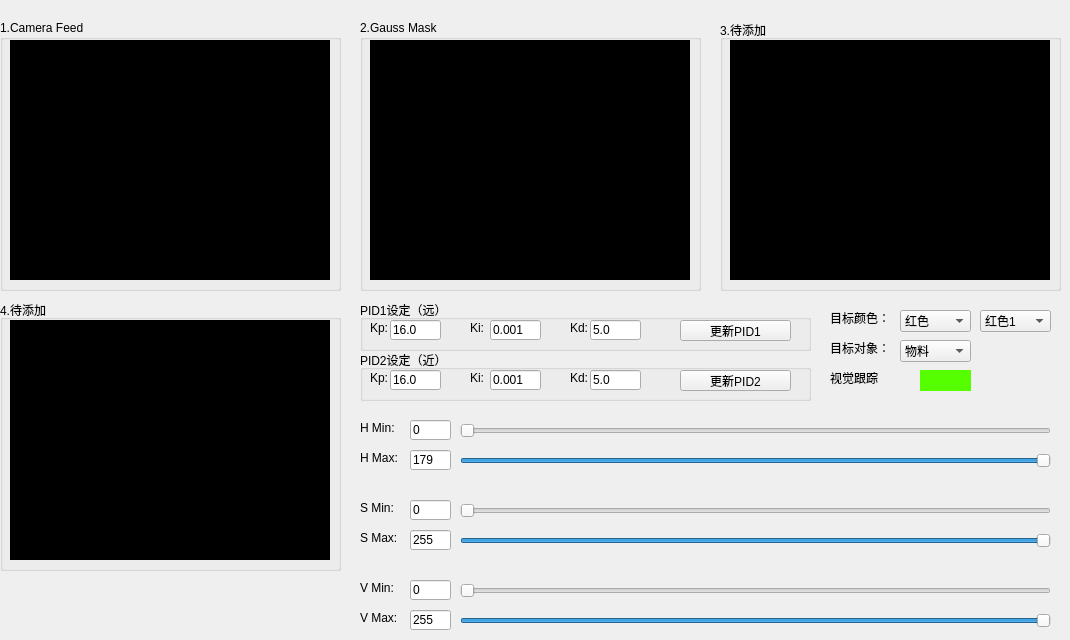
        <widget class="QWidget" name="tab_2">
         <property name="autoFillBackground">
          <bool>true</bool>
         </property>
         <attribute name="title">
          <string>视觉界面</string>
         </attribute>
         <widget class="QGroupBox" name="groupBox_6">
          <property name="geometry">
           <rect>
            <x>0</x>
            <y>20</y>
            <width>341</width>
            <height>271</height>
           </rect>
          </property>
          <property name="title">
           <string>1.Camera Feed</string>
          </property>
          <widget class="QLabel" name="frameLabel">
           <property name="geometry">
            <rect>
             <x>10</x>
             <y>20</y>
             <width>320</width>
             <height>240</height>
            </rect>
           </property>
           <property name="sizePolicy">
            <sizepolicy hsizetype="Fixed" vsizetype="Fixed">
             <horstretch>0</horstretch>
             <verstretch>0</verstretch>
            </sizepolicy>
           </property>
           <property name="minimumSize">
            <size>
             <width>320</width>
             <height>240</height>
            </size>
           </property>
           <property name="styleSheet">
            <string notr="true">background-color: rgb(0, 0, 0);</string>
           </property>
           <property name="text">
            <string/>
           </property>
          </widget>
         </widget>
         <widget class="QGroupBox" name="groupBox_7">
          <property name="geometry">
           <rect>
            <x>360</x>
            <y>20</y>
            <width>341</width>
            <height>271</height>
           </rect>
          </property>
          <property name="title">
           <string>2.Gauss Mask</string>
          </property>
          <widget class="QLabel" name="frameLabel_2">
           <property name="geometry">
            <rect>
             <x>10</x>
             <y>20</y>
             <width>320</width>
             <height>240</height>
            </rect>
           </property>
           <property name="sizePolicy">
            <sizepolicy hsizetype="Fixed" vsizetype="Fixed">
             <horstretch>0</horstretch>
             <verstretch>0</verstretch>
            </sizepolicy>
           </property>
           <property name="minimumSize">
            <size>
             <width>320</width>
             <height>240</height>
            </size>
           </property>
           <property name="styleSheet">
            <string notr="true">background-color: rgb(0, 0, 0);</string>
           </property>
           <property name="text">
            <string/>
           </property>
          </widget>
         </widget>
         <widget class="QGroupBox" name="groupBox_8">
          <property name="geometry">
           <rect>
            <x>720</x>
            <y>20</y>
            <width>341</width>
            <height>271</height>
           </rect>
          </property>
          <property name="title">
           <string>3.待添加</string>
          </property>
          <widget class="QLabel" name="frameLabel_3">
           <property name="geometry">
            <rect>
             <x>10</x>
             <y>20</y>
             <width>320</width>
             <height>240</height>
            </rect>
           </property>
           <property name="sizePolicy">
            <sizepolicy hsizetype="Fixed" vsizetype="Fixed">
             <horstretch>0</horstretch>
             <verstretch>0</verstretch>
            </sizepolicy>
           </property>
           <property name="minimumSize">
            <size>
             <width>320</width>
             <height>240</height>
            </size>
           </property>
           <property name="styleSheet">
            <string notr="true">background-color: rgb(0, 0, 0);</string>
           </property>
           <property name="text">
            <string/>
           </property>
          </widget>
         </widget>
         <widget class="QGroupBox" name="groupBox_9">
          <property name="geometry">
           <rect>
            <x>0</x>
            <y>300</y>
            <width>341</width>
            <height>271</height>
           </rect>
          </property>
          <property name="title">
           <string>4.待添加</string>
          </property>
          <widget class="QLabel" name="frameLabel_4">
           <property name="geometry">
            <rect>
             <x>10</x>
             <y>20</y>
             <width>320</width>
             <height>240</height>
            </rect>
           </property>
           <property name="sizePolicy">
            <sizepolicy hsizetype="Fixed" vsizetype="Fixed">
             <horstretch>0</horstretch>
             <verstretch>0</verstretch>
            </sizepolicy>
           </property>
           <property name="minimumSize">
            <size>
             <width>320</width>
             <height>240</height>
            </size>
           </property>
           <property name="styleSheet">
            <string notr="true">background-color: rgb(0, 0, 0);</string>
           </property>
           <property name="text">
            <string/>
           </property>
          </widget>
         </widget>
         <widget class="QGroupBox" name="groupBox_10">
          <property name="geometry">
           <rect>
            <x>360</x>
            <y>300</y>
            <width>451</width>
            <height>51</height>
           </rect>
          </property>
          <property name="title">
           <string>PID1设定（远）</string>
          </property>
          <widget class="QLabel" name="label_46">
           <property name="geometry">
            <rect>
             <x>10</x>
             <y>20</y>
             <width>21</width>
             <height>16</height>
            </rect>
           </property>
           <property name="text">
            <string>Kp:</string>
           </property>
          </widget>
          <widget class="QLineEdit" name="lineEdit_15">
           <property name="geometry">
            <rect>
             <x>30</x>
             <y>20</y>
             <width>51</width>
             <height>20</height>
            </rect>
           </property>
           <property name="text">
            <string>16.0</string>
           </property>
          </widget>
          <widget class="QLineEdit" name="lineEdit_16">
           <property name="geometry">
            <rect>
             <x>130</x>
             <y>20</y>
             <width>51</width>
             <height>20</height>
            </rect>
           </property>
           <property name="text">
            <string>0.001</string>
           </property>
          </widget>
          <widget class="QLabel" name="label_47">
           <property name="geometry">
            <rect>
             <x>110</x>
             <y>20</y>
             <width>21</width>
             <height>16</height>
            </rect>
           </property>
           <property name="text">
            <string>Ki:</string>
           </property>
          </widget>
          <widget class="QLineEdit" name="lineEdit_17">
           <property name="geometry">
            <rect>
             <x>230</x>
             <y>20</y>
             <width>51</width>
             <height>20</height>
            </rect>
           </property>
           <property name="text">
            <string>5.0</string>
           </property>
          </widget>
          <widget class="QLabel" name="label_48">
           <property name="geometry">
            <rect>
             <x>210</x>
             <y>20</y>
             <width>21</width>
             <height>16</height>
            </rect>
           </property>
           <property name="text">
            <string>Kd:</string>
           </property>
          </widget>
          <widget class="QPushButton" name="pushButton_12">
           <property name="geometry">
            <rect>
             <x>320</x>
             <y>20</y>
             <width>111</width>
             <height>21</height>
            </rect>
           </property>
           <property name="text">
            <string>更新PID1</string>
           </property>
          </widget>
         </widget>
         <widget class="QLabel" name="label_52">
          <property name="geometry">
           <rect>
            <x>830</x>
            <y>310</y>
            <width>61</width>
            <height>16</height>
           </rect>
          </property>
          <property name="text">
           <string>目标颜色：</string>
          </property>
         </widget>
         <widget class="QComboBox" name="comboBox_7">
          <property name="enabled">
           <bool>true</bool>
          </property>
          <property name="geometry">
           <rect>
            <x>900</x>
            <y>310</y>
            <width>71</width>
            <height>22</height>
           </rect>
          </property>
          <property name="editable">
           <bool>false</bool>
          </property>
          <item>
           <property name="text">
            <string>红色</string>
           </property>
          </item>
          <item>
           <property name="text">
            <string>绿色</string>
           </property>
          </item>
          <item>
           <property name="text">
            <string>蓝色</string>
           </property>
          </item>
         </widget>
         <widget class="QComboBox" name="comboBox_8">
          <property name="geometry">
           <rect>
            <x>900</x>
            <y>340</y>
            <width>71</width>
            <height>22</height>
           </rect>
          </property>
          <item>
           <property name="text">
            <string>物料</string>
           </property>
          </item>
          <item>
           <property name="text">
            <string>色环</string>
           </property>
          </item>
         </widget>
         <widget class="QLabel" name="label_53">
          <property name="geometry">
           <rect>
            <x>830</x>
            <y>340</y>
            <width>61</width>
            <height>16</height>
           </rect>
          </property>
          <property name="text">
           <string>目标对象：</string>
          </property>
         </widget>
         <widget class="QLabel" name="label_54">
          <property name="geometry">
           <rect>
            <x>830</x>
            <y>370</y>
            <width>54</width>
            <height>16</height>
           </rect>
          </property>
          <property name="text">
           <string>视觉跟踪</string>
          </property>
         </widget>
         <widget class="QSwitchButton" name="widget_9" native="true">
          <property name="geometry">
           <rect>
            <x>920</x>
            <y>370</y>
            <width>51</width>
            <height>21</height>
           </rect>
          </property>
          <property name="styleSheet">
           <string notr="true">background-color: rgb(85, 255, 0);</string>
          </property>
         </widget>
         <widget class="QGroupBox" name="groupBox_11">
          <property name="geometry">
           <rect>
            <x>360</x>
            <y>350</y>
            <width>451</width>
            <height>51</height>
           </rect>
          </property>
          <property name="title">
           <string>PID2设定（近）</string>
          </property>
          <widget class="QLabel" name="label_49">
           <property name="geometry">
            <rect>
             <x>10</x>
             <y>20</y>
             <width>21</width>
             <height>16</height>
            </rect>
           </property>
           <property name="text">
            <string>Kp:</string>
           </property>
          </widget>
          <widget class="QLineEdit" name="lineEdit_18">
           <property name="geometry">
            <rect>
             <x>30</x>
             <y>20</y>
             <width>51</width>
             <height>20</height>
            </rect>
           </property>
           <property name="text">
            <string>16.0</string>
           </property>
          </widget>
          <widget class="QLineEdit" name="lineEdit_19">
           <property name="geometry">
            <rect>
             <x>130</x>
             <y>20</y>
             <width>51</width>
             <height>20</height>
            </rect>
           </property>
           <property name="text">
            <string>0.001</string>
           </property>
          </widget>
          <widget class="QLabel" name="label_50">
           <property name="geometry">
            <rect>
             <x>110</x>
             <y>20</y>
             <width>21</width>
             <height>16</height>
            </rect>
           </property>
           <property name="text">
            <string>Ki:</string>
           </property>
          </widget>
          <widget class="QLineEdit" name="lineEdit_20">
           <property name="geometry">
            <rect>
             <x>230</x>
             <y>20</y>
             <width>51</width>
             <height>20</height>
            </rect>
           </property>
           <property name="text">
            <string>5.0</string>
           </property>
          </widget>
          <widget class="QLabel" name="label_51">
           <property name="geometry">
            <rect>
             <x>210</x>
             <y>20</y>
             <width>21</width>
             <height>16</height>
            </rect>
           </property>
           <property name="text">
            <string>Kd:</string>
           </property>
          </widget>
          <widget class="QPushButton" name="pushButton_13">
           <property name="geometry">
            <rect>
             <x>320</x>
             <y>20</y>
             <width>111</width>
             <height>21</height>
            </rect>
           </property>
           <property name="text">
            <string>更新PID2</string>
           </property>
          </widget>
         </widget>
         <widget class="QSlider" name="horizontalSlider_7">
          <property name="geometry">
           <rect>
            <x>460</x>
            <y>420</y>
            <width>591</width>
            <height>21</height>
           </rect>
          </property>
          <property name="maximum">
           <number>179</number>
          </property>
          <property name="orientation">
           <enum>Qt::Orientation::Horizontal</enum>
          </property>
         </widget>
         <widget class="QComboBox" name="comboBox_9">
          <property name="enabled">
           <bool>true</bool>
          </property>
          <property name="geometry">
           <rect>
            <x>980</x>
            <y>310</y>
            <width>71</width>
            <height>22</height>
           </rect>
          </property>
          <property name="editable">
           <bool>false</bool>
          </property>
          <item>
           <property name="text">
            <string>红色1</string>
           </property>
          </item>
          <item>
           <property name="text">
            <string>红色2</string>
           </property>
          </item>
         </widget>
         <widget class="QLabel" name="label_55">
          <property name="geometry">
           <rect>
            <x>360</x>
            <y>420</y>
            <width>41</width>
            <height>16</height>
           </rect>
          </property>
          <property name="text">
           <string>H Min:</string>
          </property>
         </widget>
         <widget class="QLineEdit" name="lineEdit_21">
          <property name="geometry">
           <rect>
            <x>410</x>
            <y>420</y>
            <width>41</width>
            <height>20</height>
           </rect>
          </property>
          <property name="text">
           <string>0</string>
          </property>
         </widget>
         <widget class="QSlider" name="horizontalSlider_8">
          <property name="geometry">
           <rect>
            <x>460</x>
            <y>450</y>
            <width>591</width>
            <height>21</height>
           </rect>
          </property>
          <property name="maximum">
           <number>179</number>
          </property>
          <property name="value">
           <number>179</number>
          </property>
          <property name="orientation">
           <enum>Qt::Orientation::Horizontal</enum>
          </property>
         </widget>
         <widget class="QLabel" name="label_56">
          <property name="geometry">
           <rect>
            <x>360</x>
            <y>450</y>
            <width>41</width>
            <height>16</height>
           </rect>
          </property>
          <property name="text">
           <string>H Max:</string>
          </property>
         </widget>
         <widget class="QLineEdit" name="lineEdit_22">
          <property name="geometry">
           <rect>
            <x>410</x>
            <y>450</y>
            <width>41</width>
            <height>20</height>
           </rect>
          </property>
          <property name="text">
           <string>179</string>
          </property>
         </widget>
         <widget class="QSlider" name="horizontalSlider_9">
          <property name="geometry">
           <rect>
            <x>460</x>
            <y>500</y>
            <width>591</width>
            <height>21</height>
           </rect>
          </property>
          <property name="maximum">
           <number>255</number>
          </property>
          <property name="orientation">
           <enum>Qt::Orientation::Horizontal</enum>
          </property>
         </widget>
         <widget class="QLabel" name="label_57">
          <property name="geometry">
           <rect>
            <x>360</x>
            <y>500</y>
            <width>41</width>
            <height>16</height>
           </rect>
          </property>
          <property name="text">
           <string>S Min:</string>
          </property>
         </widget>
         <widget class="QLineEdit" name="lineEdit_23">
          <property name="geometry">
           <rect>
            <x>410</x>
            <y>500</y>
            <width>41</width>
            <height>20</height>
           </rect>
          </property>
          <property name="text">
           <string>0</string>
          </property>
         </widget>
         <widget class="QSlider" name="horizontalSlider_10">
          <property name="geometry">
           <rect>
            <x>460</x>
            <y>530</y>
            <width>591</width>
            <height>21</height>
           </rect>
          </property>
          <property name="maximum">
           <number>255</number>
          </property>
          <property name="value">
           <number>255</number>
          </property>
          <property name="orientation">
           <enum>Qt::Orientation::Horizontal</enum>
          </property>
         </widget>
         <widget class="QLineEdit" name="lineEdit_24">
          <property name="geometry">
           <rect>
            <x>410</x>
            <y>530</y>
            <width>41</width>
            <height>20</height>
           </rect>
          </property>
          <property name="text">
           <string>255</string>
          </property>
         </widget>
         <widget class="QLabel" name="label_58">
          <property name="geometry">
           <rect>
            <x>360</x>
            <y>530</y>
            <width>41</width>
            <height>16</height>
           </rect>
          </property>
          <property name="text">
           <string>S Max:</string>
          </property>
         </widget>
         <widget class="QSlider" name="horizontalSlider_11">
          <property name="geometry">
           <rect>
            <x>460</x>
            <y>580</y>
            <width>591</width>
            <height>21</height>
           </rect>
          </property>
          <property name="maximum">
           <number>255</number>
          </property>
          <property name="orientation">
           <enum>Qt::Orientation::Horizontal</enum>
          </property>
         </widget>
         <widget class="QLineEdit" name="lineEdit_25">
          <property name="geometry">
           <rect>
            <x>410</x>
            <y>580</y>
            <width>41</width>
            <height>20</height>
           </rect>
          </property>
          <property name="text">
           <string>0</string>
          </property>
         </widget>
         <widget class="QLabel" name="label_59">
          <property name="geometry">
           <rect>
            <x>360</x>
            <y>580</y>
            <width>41</width>
            <height>16</height>
           </rect>
          </property>
          <property name="text">
           <string>V Min:</string>
          </property>
         </widget>
         <widget class="QSlider" name="horizontalSlider_12">
          <property name="geometry">
           <rect>
            <x>460</x>
            <y>610</y>
            <width>591</width>
            <height>21</height>
           </rect>
          </property>
          <property name="maximum">
           <number>255</number>
          </property>
          <property name="value">
           <number>255</number>
          </property>
          <property name="orientation">
           <enum>Qt::Orientation::Horizontal</enum>
          </property>
         </widget>
         <widget class="QLineEdit" name="lineEdit_26">
          <property name="geometry">
           <rect>
            <x>410</x>
            <y>610</y>
            <width>41</width>
            <height>20</height>
           </rect>
          </property>
          <property name="text">
           <string>255</string>
          </property>
         </widget>
         <widget class="QLabel" name="label_60">
          <property name="geometry">
           <rect>
            <x>360</x>
            <y>610</y>
            <width>41</width>
            <height>16</height>
           </rect>
          </property>
          <property name="text">
           <string>V Max:</string>
          </property>
         </widget>
        </widget>
